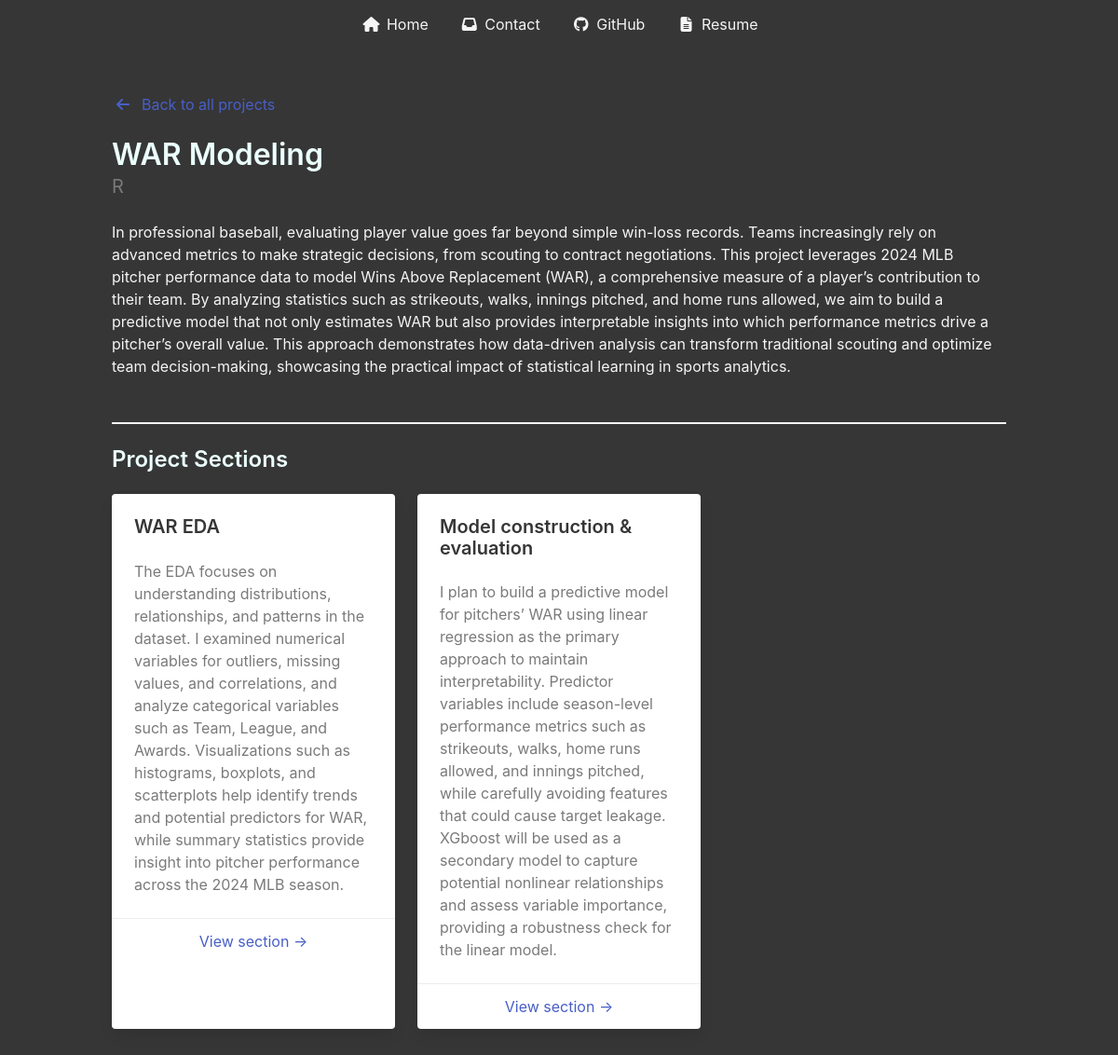
Screenshot of /projects/war-modeling/ with the database file from the repository.
### showcase/models.py (models this page shows, shortened)
class Project(models.Model):
    title = models.CharField(max_length=30)
    description = models.TextField()
    content = models.TextField()
    tools = models.CharField(max_length=200)
    slug = models.SlugField(unique=True)
    github = models.URLField()

class Project_section(models.Model):
    project = models.ForeignKey(
        Project,
        related_name="sections",
        on_delete=models.CASCADE
    )
    title = models.CharField(max_length=200)
    slug = models.SlugField()
    order = models.PositiveIntegerField(default=0)
    description = models.TextField()
    content = models.TextField()
    class Meta:
        ordering = ["order"]
        unique_together = ("project", "slug")

### showcase/views.py (the view)
# urls.py: path("projects/<slug:project_slug>/", views.project_overview, name="project_overview"),
def project_overview(request, project_slug):
    project = get_object_or_404(models.Project, slug=project_slug)
    sections = project.sections.all()
    return render(request, "showcase/project_overview.html", {
        "project": project,
        "sections": sections,
    })

### showcase/templates/showcase/project_overview.html (shortened to what this page needs)
{% extends 'showcase/base.html' %}
{% block content %}
<section class="section has-background-grey-darker">
  <div class="container has-text-light">
     <a href="{% url 'projects' %}" class="is-flex is-align-items-center has-text-link mb-5">
        <span class="icon mr-2">
          <i class="fas fa-arrow-left"></i>
        </span>
        <span>Back to all projects</span>
      </a>
    <h1 class="title has-text-primary-light">
      {{ project.title }}
    </h1>
    <p class="subtitle has-text-grey">
      {{ project.tools }}
    </p>
    <div class="content mb-6">
      {{ project.content }}
    </div>
    <hr>
    <h2 class="title is-4 has-text-primary-light mb-5">
      Project Sections
    </h2>
    <div class="columns is-multiline">
      {% for section in sections %}
        <div class="column is-one-third">
          <div class="card" style="height: 100%;">
            <div class="card-content">
              <p class="title is-5">
                {{ section.title }}
              </p>
              <div class="content has-text-grey">
                {{ section.description}}
              </div>
            </div>
            <footer class="card-footer">
              <a href="{% url 'section_detail' project.slug section.slug %}"
                 class="card-footer-item has-text-link">
                View section →
              </a>
            </footer>
          </div>
        </div>
      {% empty %}
        <p class="has-text-grey">No sections added yet.</p>
      {% endfor %}
    </div>
  </div>
</section>
{% endblock %}

### showcase/templates/showcase/base.html (style rules this page uses)
html, body { background-color: #2f2f2f !important; height: 100%; }
.section { min-height: 100vh; }

### rows the page displays
Project: title "WAR Modeling", tools "R", content "In professional baseball, evaluating player value goes far beyond simple win-loss records. Teams increasingly rely on advanced metrics to make strategic decisions, from scouting to contract negotiations. This project leverages 2024 MLB pitcher performance data to model Wins Above Replacement (WAR), a comprehensive measure of a player’s contribution to their team. By analyzing statistics such as strikeouts, walks, innings pitched, and home runs allowed, we aim to build a predictive model that not only estimates WAR but also provides interpretable insights into which performance metrics drive a pitcher’s overall value. This approach demonstrates how data-driven analysis can transform…"
Project_section: title "WAR EDA", description "The EDA focuses on understanding distributions, relationships, and patterns in the dataset. I examined numerical variables for outliers, missing values, and correlations, and analyze categorical variables such as Team, League, and Awards. Visualizations such as histograms, boxplots, and scatterplots help identify trends and potential predictors for WAR, while summary statistics provide insight into pitcher performance across the 2024 MLB season."
Project_section: title "Model construction & evaluation", description "I plan to build a predictive model for pitchers’ WAR using linear regression as the primary approach to maintain interpretability. Predictor variables include season-level performance metrics such as strikeouts, walks, home runs allowed, and innings pitched, while carefully avoiding features that could cause target leakage. XGboost will be used as a secondary model to capture potential nonlinear relationships and assess variable importance, providing a robustness check for the linear model."
